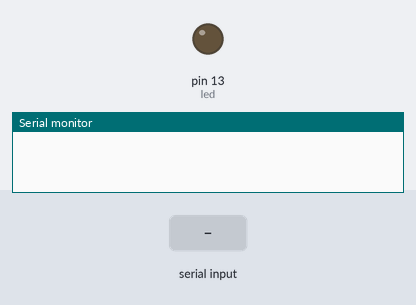
A sketch run on a simulated Arduino Uno, built with avr-gcc and run on an emulated ATmega328P. Parts: output pins drawn as LEDs (lit = HIGH), the last lines printed to the serial monitor. Inputs (shaded band) come from the test bench.

Above: at 1.2 s.
1.3 s: "1\n" received over Serial
At 1.9 s:
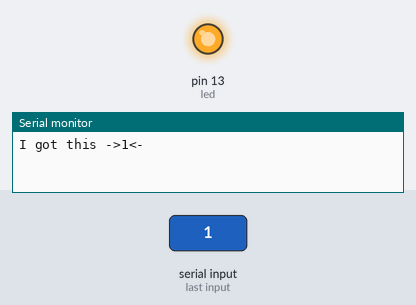
3.5 s: byte 10 ('\n') received over Serial
Timing chart, 0 to 6.5 s (numbered marks = the images above; inputs shaded):
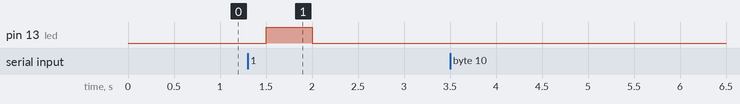

Measured:
- after the input at 1.3 s, pin 13 (led): LOW → HIGH after 0.20 s, → LOW 0.50 s later

The sketch:

SerialPortIn.ino
```cpp
char inData[200]; // Allocate some space for the string
int  availableBytesNbr = 0;
byte inByte;
int led = 13;

void setup() {
  Serial.begin(9600);   // connect to the serial port
  pinMode(led, OUTPUT);
}

void loop() {
  if (Serial.available()) {
    inByte = Serial.read();
    if(inByte == '\n') {
      digitalWrite(led, HIGH);   // turn the LED on (HIGH is the voltage level)
      delay(500);               // wait for a second
      digitalWrite(led, LOW);    // turn the LED off by making the voltage LOW
    }
  }
  availableBytesNbr = Serial.available();
  if (availableBytesNbr > 0) {
     Serial.readBytes(inData, availableBytesNbr);

     delay(100);
     Serial.print("I got this ->");
     Serial.print(inData);
     Serial.println("<-");
     delay(100);
  }
}
```
